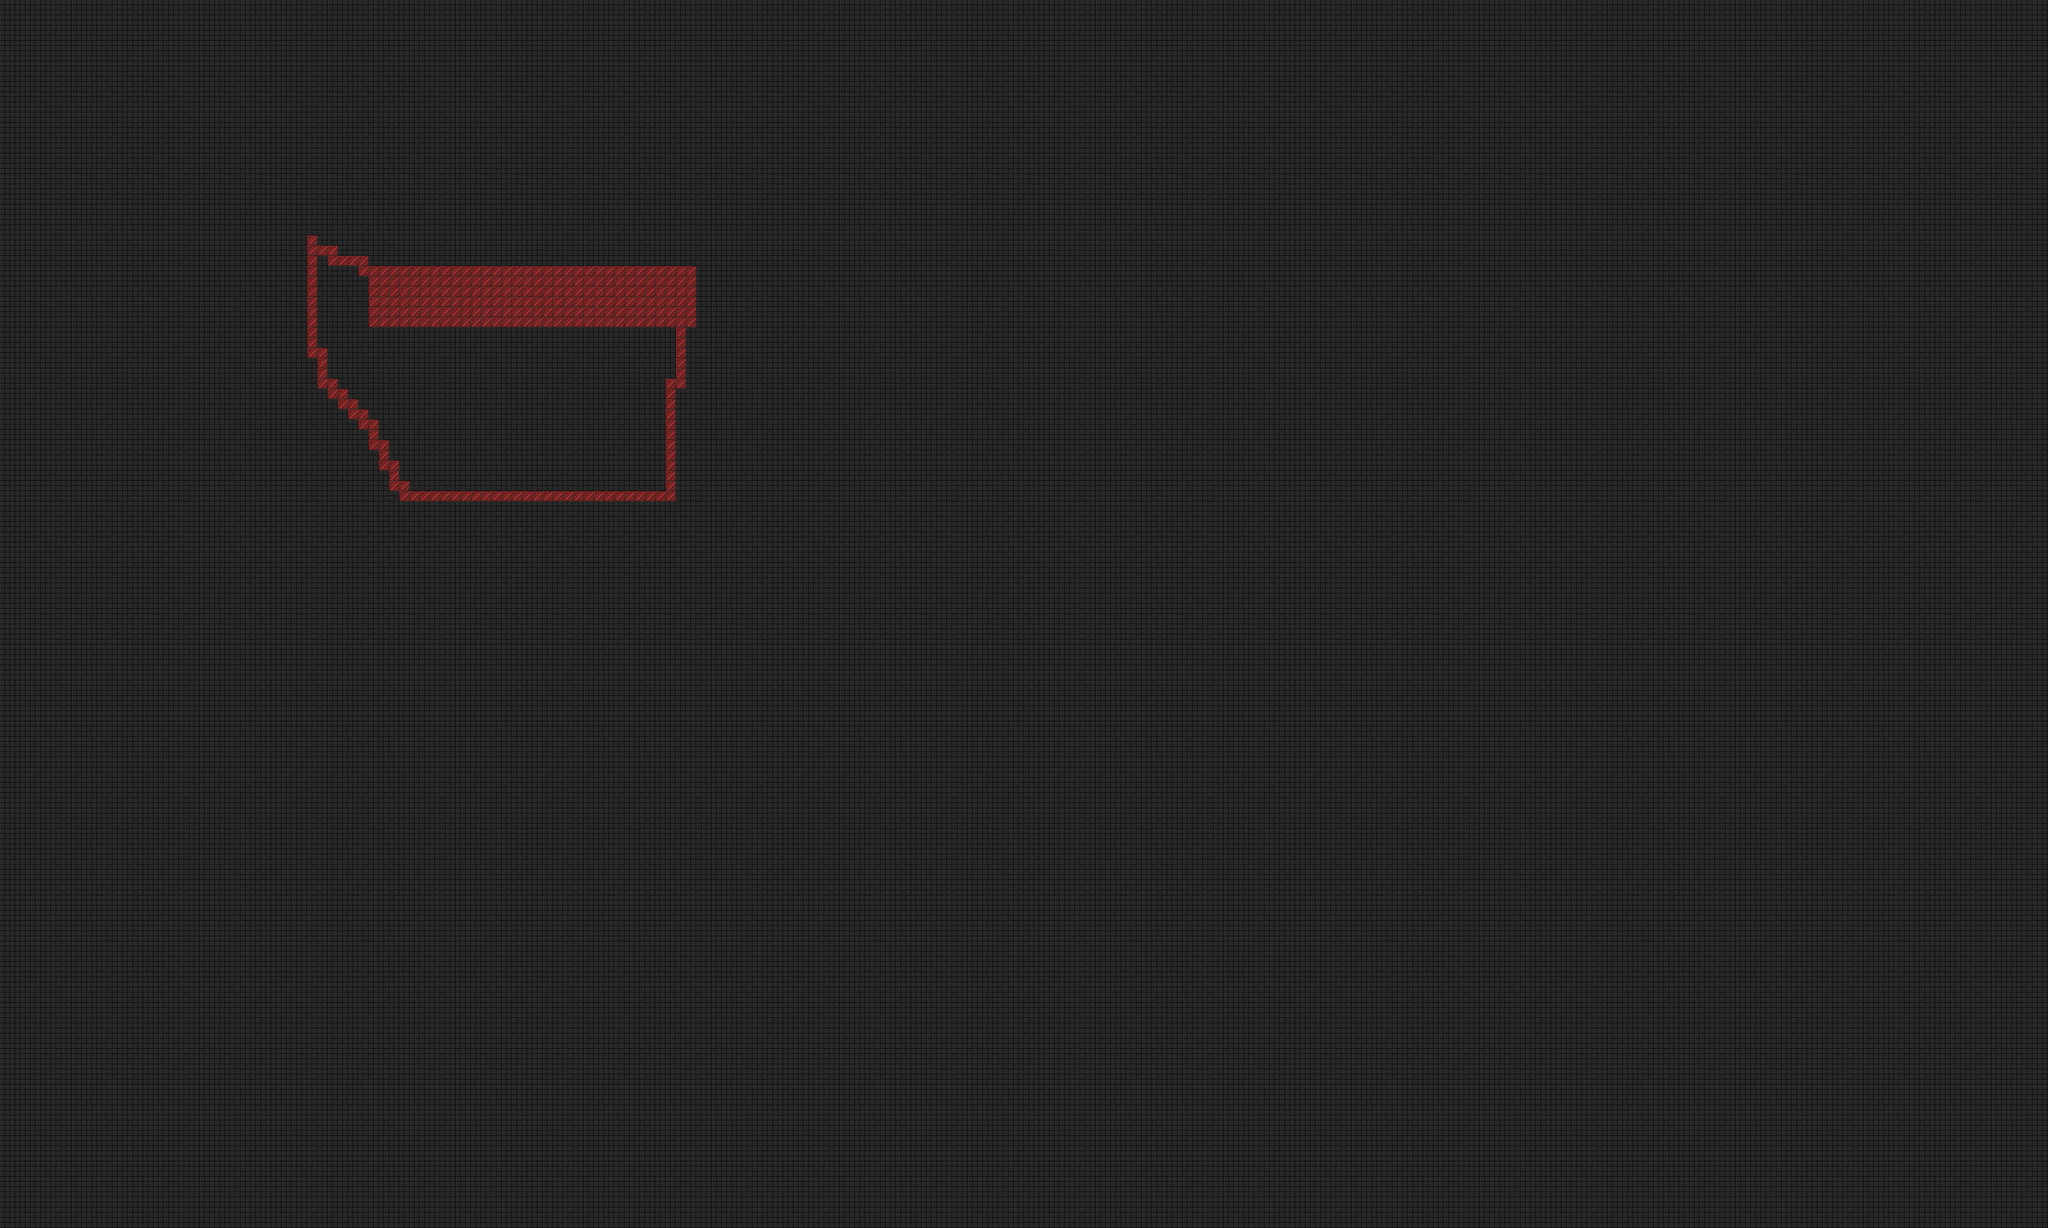

This game map was drawn from its Tiled (.tmx) file and the tilesets committed beside it. A one-line description and the trimmed map source follow:
An orthogonal 200x120 tile map with 16x16 px tiles, 1 tile layer (floor_textures), 2 tilesets and 18 objects (17x wall, playerSpawn).

<map version="1.4" tiledversion="1.4.1" orientation="orthogonal" renderorder="right-down" width="200" height="120" tilewidth="16" tileheight="16" infinite="0" nextlayerid="3" nextobjectid="20">
 <tileset firstgid="1" name="Floor3" tilewidth="16" tileheight="16" tilecount="77" columns="7">
  <image source="../resource/img/textures/Spire Sheets/Texture Spirtes/Floor3.png" width="113" height="178" />
 </tileset>
 <tileset firstgid="78" name="shipment" tilewidth="16" tileheight="16" tilecount="8040" columns="120">
  <image source="../resource/img/textures/Spire Sheets/Texture Spirtes/shipment.png" width="1920" height="1080" />
 </tileset>
 <layer id="1" name="floor_textures" width="200" height="120">
  <data>[24000 cells, 24000 non-empty, 2 distinct tile ids]</data>
 </layer>
 <objectgroup id="2" name="walls">
  <object id="1" name="wall" x="576" y="416" width="512" height="96" />
  <object id="3" name="wall" x="1040" y="592" width="16" height="192" />
  <object id="4" name="wall" x="624" y="768" width="416" height="16" />
  <object id="5" name="wall" x="1056" y="512" width="16" height="96" />
  <object id="6" name="wall" x="624" y="752" width="16" height="16" />
  <object id="7" name="wall" x="608" y="720" width="16" height="48" />
  <object id="8" name="wall" x="592" y="688" width="16" height="48" />
  <object id="9" name="wall" x="576" y="656" width="16" height="48" />
  <object id="10" name="wall" x="560" y="640" width="16" height="32" />
  <object id="11" name="wall" x="528" y="608" width="16" height="32" />
  <object id="12" name="wall" x="544" y="624" width="16" height="32" />
  <object id="13" name="wall" x="512" y="592" width="16" height="32" />
  <object id="14" name="wall" x="496" y="544" width="16" height="64" />
  <object id="15" name="wall" x="480" y="368" width="16" height="192" />
  <object id="16" name="wall" x="512" y="400" width="64" height="16" />
  <object id="17" name="wall" x="560" y="416" width="16" height="16" />
  <object id="18" name="wall" x="496" y="384" width="32" height="16" />
  <object id="19" name="playerSpawn" x="717" y="656" />
 </objectgroup>
</map>
